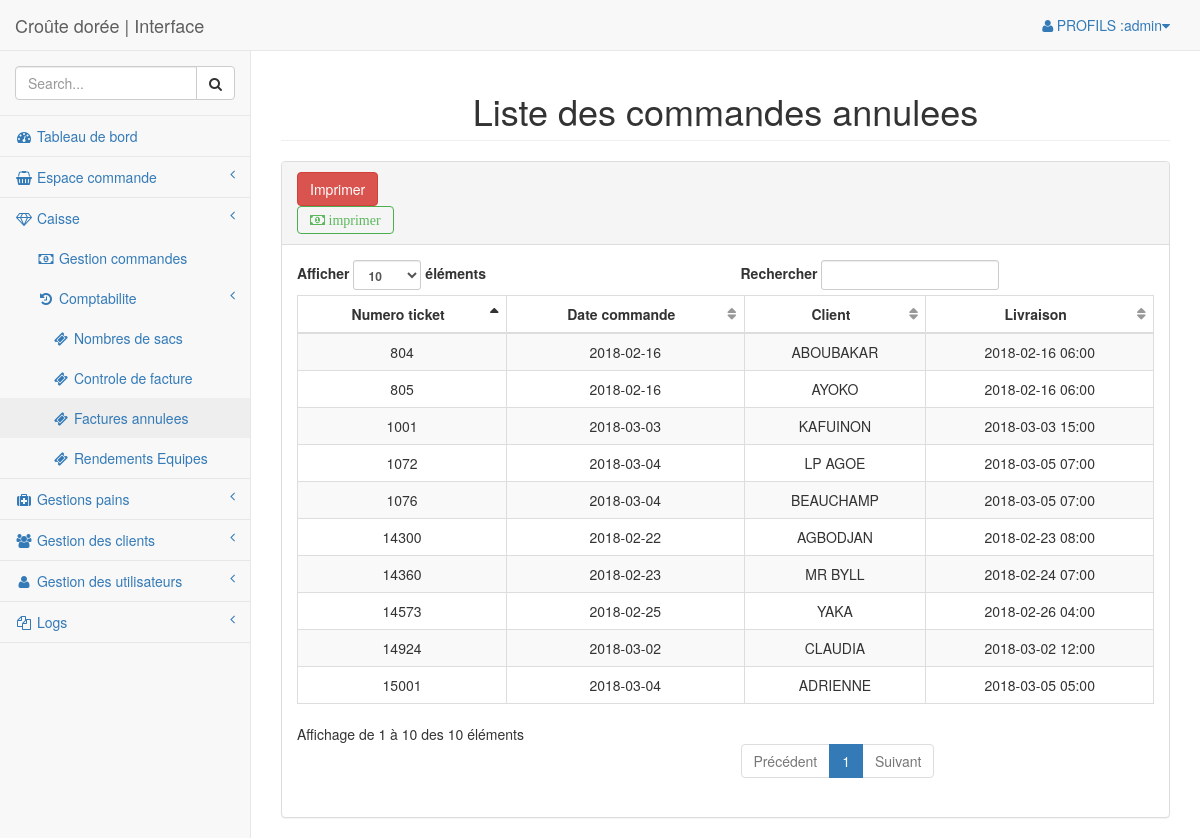
Page /?page=controle_annule (signed in) on the committed database.
### tables this page shows
CREATE TABLE IF NOT EXISTS `commande` (
  `CODE_CMDE` int(11) NOT NULL AUTO_INCREMENT,
  `CODE_CLIENT` int(11) NOT NULL,
  `CODE_USER` int(11) NOT NULL,
  `DATE_CMDE` date DEFAULT NULL,
  `DATE_LIVRAISON` date NOT NULL,
  `HEURE_LIVRAISON` varchar(10) NOT NULL,
  `NUMERO_TICKET` int(10) DEFAULT NULL,
  `VALIDE` tinyint(1) NOT NULL DEFAULT '0',
  `SUPPRIME` tinyint(1) DEFAULT '0',
  PRIMARY KEY (`CODE_CMDE`),
  KEY `FK_ASSOCIATION_6` (`CODE_CLIENT`),
  KEY `FK_ENREGISTRE` (`CODE_USER`)
);

CREATE TABLE IF NOT EXISTS `client` (
  `CODE_CLIENT` int(11) NOT NULL AUTO_INCREMENT,
  `CODE_CATEGORIE` int(11) NOT NULL,
  `NOM_CLIENT` varchar(50) DEFAULT NULL,
  `CONTACT_CLIENT` varchar(15) DEFAULT NULL,
  `SUPPRIME` tinyint(1) DEFAULT '0',
  PRIMARY KEY (`CODE_CLIENT`),
  KEY `FK_ASSOCIATION_10` (`CODE_CATEGORIE`)
);

### controleurs/controle_annule.php (called while the page is built)
<?php
require_once('pages/administration/Comptabilite/controle_annule.php');

### pages/administration/Comptabilite/controle_annule.php (the view, shortened to what this page needs)
<?php
global $bdd;
$bdd->beginTransaction();
    $vente= $bdd->prepare('SELECT CM.CODE_CMDE, CM.DATE_CMDE, CM.DATE_LIVRAISON, CM.HEURE_LIVRAISON, CM.NUMERO_TICKET, CM.VALIDE, CL.NOM_CLIENT FROM commande CM JOIN client CL ON CM.CODE_CLIENT = CL.CODE_CLIENT WHERE CM.SUPPRIME = 1');
    $vente->execute();
 ?>
            <div class="row">
                <div class="col-lg-12">
                    <h1 class="page-header" align="center">Liste des commandes annulees </h1>
                </div>
            </div>
            <div class="row">
                <div class="col-lg-12">
                    <div class="panel panel-default">
                        <div class="panel-heading">
                            <form method="post" action="pages/etats/commandes.php">
                                <input type="submit" class="btn btn-danger" name="listeCommande" value="Imprimer">
                            </form>
                            <button class="btn btn-outline btn-success fa fa-money" type="button" data-toggle="modal" data-target="Recherche" > <?php echo "imprimer " ?></button>
                        </div>
                        <div class="panel-body">
                            <table width="100%" class="table table-striped table-bordered table-hover" id="dataTables-example2">
                                <thead>
                                    <tr>
                                        <th style="text-align:center">Numero ticket</th>
                                        <th style="text-align:center">Date commande</th>
                                        <th style="text-align:center">Client</th>
                                        <th style="text-align:center">Livraison</th>
                                    </tr>
                                <tbody>
                               <?php foreach ($vente as $d) { ?>
                                    <tr class="odd gradeX">
                                        <td style="text-align:center"><?php echo $d->NUMERO_TICKET; ?></td>
                                        <td style="text-align:center"><?php echo $d->DATE_CMDE; ?></td>
                                        <td style="text-align:center"><?php echo $d->NOM_CLIENT; ?></td>
                                        <td style="text-align:center"><?php echo $d->DATE_LIVRAISON.' '.$d->HEURE_LIVRAISON; ?></td>
                                    </tr>
                                <?php   } ?>
                                </tbody>
                            </table>
                        </div>
                    </div>
                </div>
            </div>

### rows in the picture
commande: NUMERO_TICKET "805", DATE_CMDE "2018-02-16", client.NOM_CLIENT "AYOKO", DATE_LIVRAISON "2018-02-16", HEURE_LIVRAISON "06:00"
commande: NUMERO_TICKET "15001", DATE_CMDE "2018-03-04", client.NOM_CLIENT "ADRIENNE", DATE_LIVRAISON "2018-03-05", HEURE_LIVRAISON "05:00"
commande: NUMERO_TICKET "804", DATE_CMDE "2018-02-16", client.NOM_CLIENT "ABOUBAKAR", DATE_LIVRAISON "2018-02-16", HEURE_LIVRAISON "06:00"
commande: NUMERO_TICKET "1072", DATE_CMDE "2018-03-04", client.NOM_CLIENT "LP AGOE", DATE_LIVRAISON "2018-03-05", HEURE_LIVRAISON "07:00"
commande: NUMERO_TICKET "1001", DATE_CMDE "2018-03-03", client.NOM_CLIENT "KAFUINON", DATE_LIVRAISON "2018-03-03", HEURE_LIVRAISON "15:00"
commande: NUMERO_TICKET "1076", DATE_CMDE "2018-03-04", client.NOM_CLIENT "BEAUCHAMP", DATE_LIVRAISON "2018-03-05", HEURE_LIVRAISON "07:00"
commande: NUMERO_TICKET "14300", DATE_CMDE "2018-02-22", client.NOM_CLIENT "AGBODJAN", DATE_LIVRAISON "2018-02-23", HEURE_LIVRAISON "08:00"
commande: NUMERO_TICKET "14924", DATE_CMDE "2018-03-02", client.NOM_CLIENT "CLAUDIA", DATE_LIVRAISON "2018-03-02", HEURE_LIVRAISON "12:00"
commande: NUMERO_TICKET "14573", DATE_CMDE "2018-02-25", client.NOM_CLIENT "YAKA", DATE_LIVRAISON "2018-02-26", HEURE_LIVRAISON "04:00"
commande: NUMERO_TICKET "14360", DATE_CMDE "2018-02-23", client.NOM_CLIENT "MR BYLL", DATE_LIVRAISON "2018-02-24", HEURE_LIVRAISON "07:00"

### other values in the picture
$_SESSION['Auth']->login "admin"
